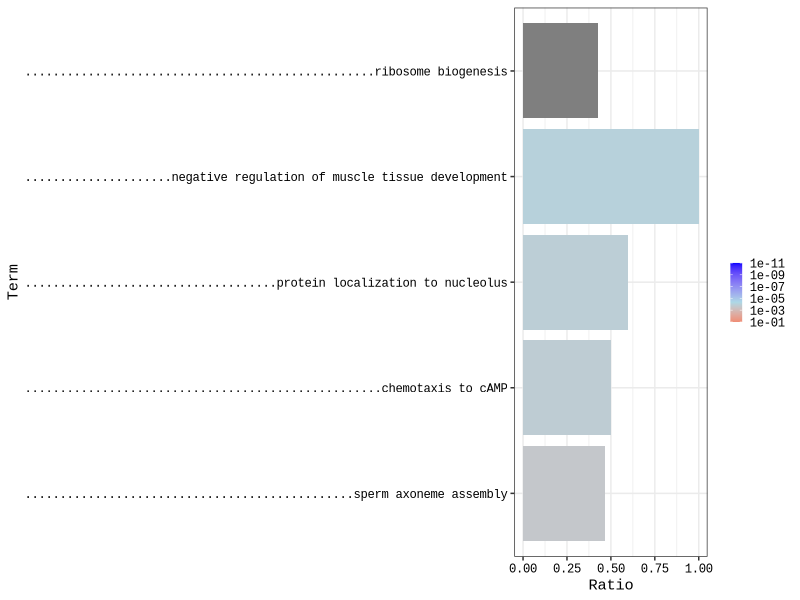
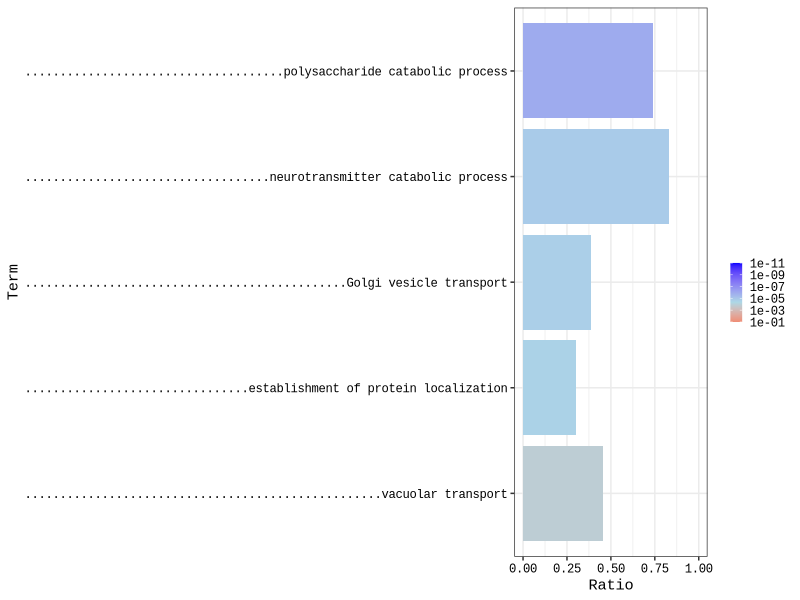
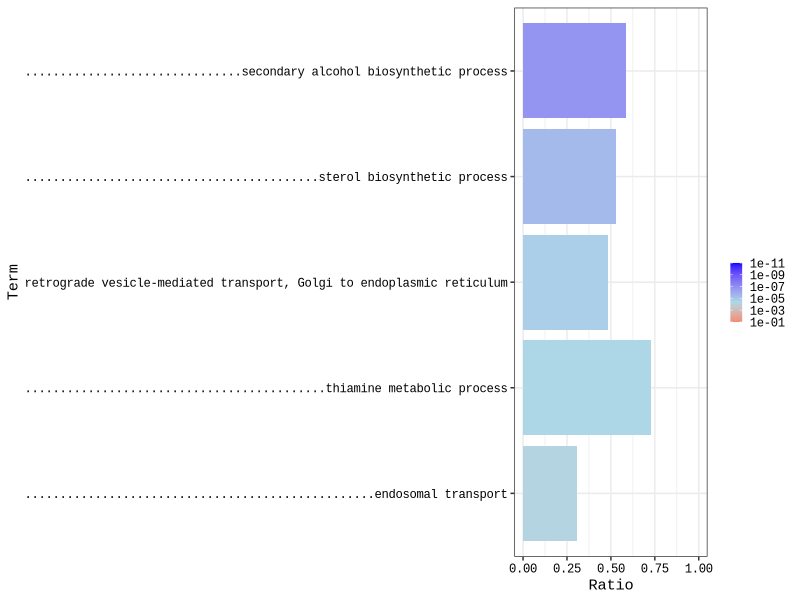
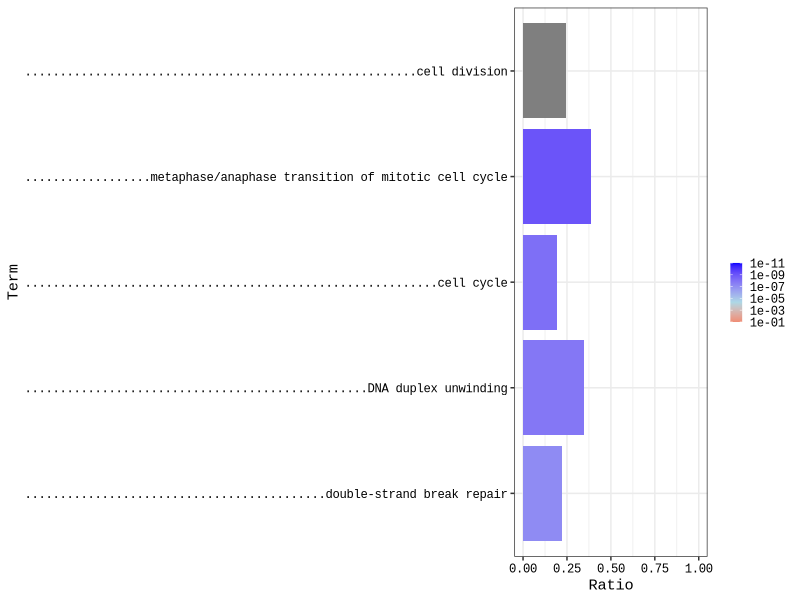
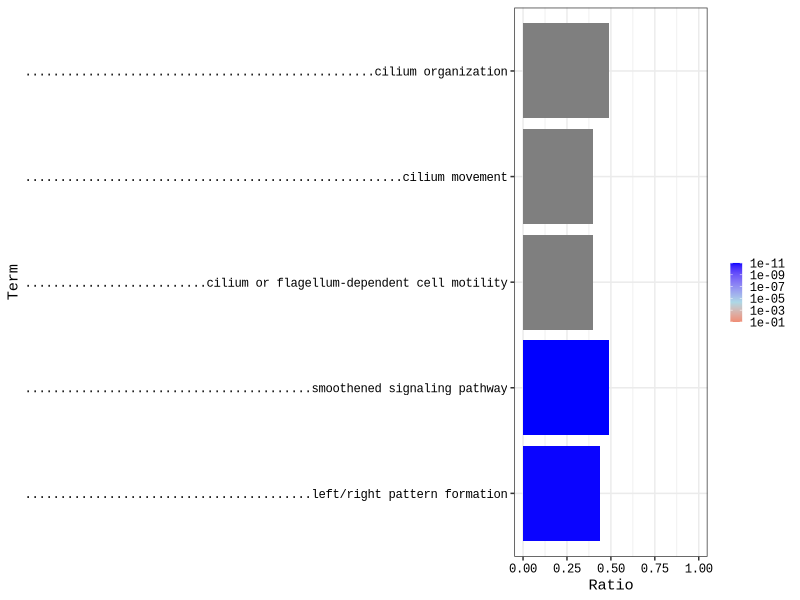
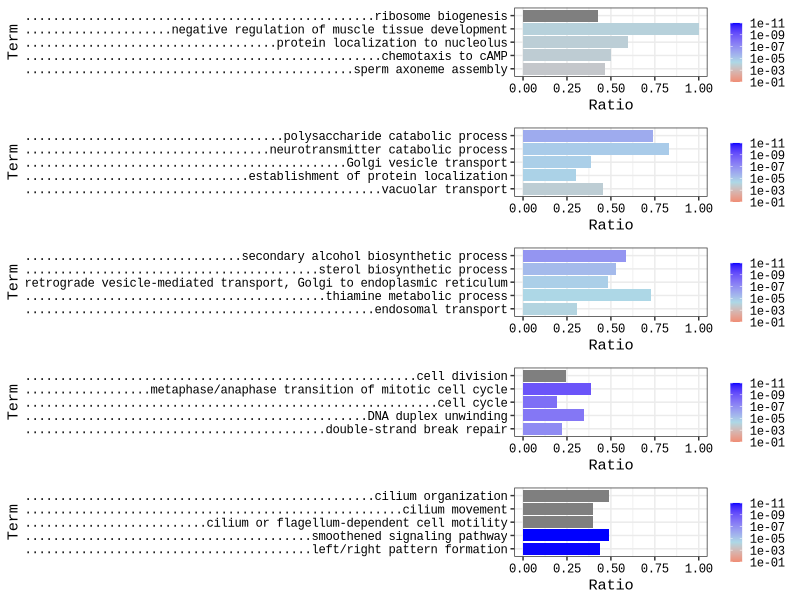
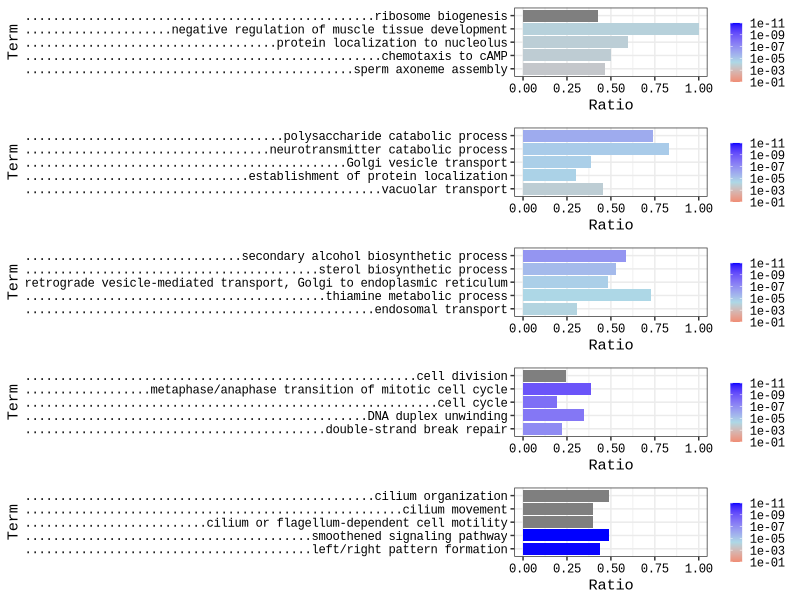

The R script that drew these images, in order:
#libraries needed
library(ggplot2)
library(DBI)
library(gridExtra)
library(Cairo)


###clusters renumbered based on expression patterns after initial random assignment (reproducible seed=20).
#Old Cluster 5 becomes Cluster 1
#Old Cluster 2 remains Cluster 2
#Old Cluster 1 becomes Cluster 3
#Old Cluster 3 becomes Cluster 4
#Old Cluster 4 becomes Cluster 5

###read in GO tables for plotting
c1<-read.table("GOtables/5_GOPBtbls.txt",sep="\t",header=T)
c2<-read.table("GOtables/2_GOPBtbls.txt",sep="\t",header=T)
c3<-read.table("GOtables/1_GOPBtbls.txt",sep="\t",header=T)
c4<-read.table("GOtables/3_GOPBtbls.txt",sep="\t",header=T)
c5<-read.table("GOtables/4_GOPBtbls.txt",sep="\t",header=T)

all_labels<-rbind(c1[1:5,],c2[1:5,],c3[1:5,],c4[1:5,],c5[1:5,])$Term

###define a function to plot the GO data
plotOGs<-function(x){
y = "Ratio"
df<-x[1:5,]
df$Ratio<-df$Significant/df$Annotated
colnames(df)[4]<-"Count"
colnames(df)[6]<-"Scores"
df$Scores<-as.numeric(gsub("< ","",df$Scores))

# Find the length of the longest label
max_length <- max(nchar(as.character(all_labels)))
  
# Pad all labels to have the same length, right-justified, using a specific character (e.g., '.')
df$Term <- factor(sapply(as.character(df$Term), function(t) {
  padding_length <- max_length - nchar(t)
  padding <- paste(rep(".", padding_length), collapse = "")
  paste0(padding, t)
}))

# Define variable mapping
map <- aes_string(x = "Term", y = y, fill = "Scores")
df$Term <- factor(df$Term, levels = df$Term[order(-df$Scores)])
library(scales)
my_breaks = c(1e-1, 1e-3, 1e-5, 1e-7, 1e-9, 1e-11)

# Make the ggplot
p <- ggplot(df, map) + geom_bar(stat = "identity") + coord_flip() + theme_bw() + ylim(0,1) +
scale_fill_gradient2(low = "blue",mid = "lightblue", high = "red",trans = "log",midpoint=-10,breaks=my_breaks,limits=c(1e-11, 1e-1)) +
guides(fill = guide_colorbar(title = "", reverse = TRUE))+
theme(legend.key.size = unit(3, 'mm'))

# Adjust theme components
p <- p + theme(axis.text.x = element_text(colour = "black", vjust = 1), 
text = element_text(family = "Courier New"), # Set font family to Courier
axis.text.y = element_text(colour = "black", hjust = 1),
axis.title = element_text(color = "black", margin = margin(10, 5, 0, 0)),
axis.title.y = element_text(angle = 90))

print(p)
}

p1<-plotOGs(c1)
p2<-plotOGs(c2)
p3<-plotOGs(c3)
p4<-plotOGs(c4)
p5<-plotOGs(c5)

#plot to screen using grid.arrange (from gridExtra)
grid.arrange(p1, p2, p3, p4, p5, nrow = 5)

###make a pdf--aligns plots.
CairoPDF("GOplots.pdf", width = 11, height = 8.5) # Adjust size as needed

# Arrange and plot using grid.arrange
grid.arrange(p1, p2, p3, p4, p5, nrow = 5)

# Close the PDF device
dev.off()
